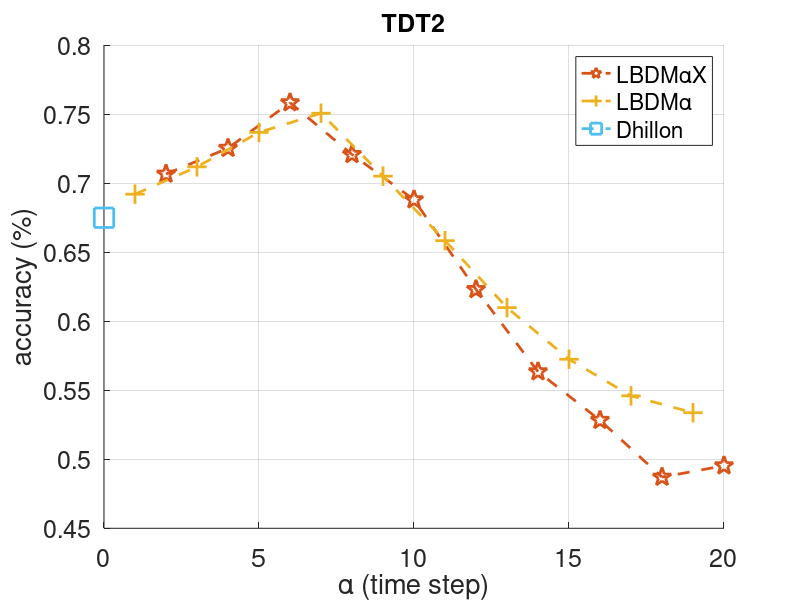

The MATLAB source for this figure:
load('TDT2_new')
mark = {'--*','--p','--+','--v','--x','--s','--d','--^','--v','--<','-->','--p','--h'};

set(gca, 'fontsize',18)
title('TDT2','fontsize',18);
x = mean(acc3);
y = mean(acc4);
xy = mean(acc5);
dhillon = mean(acc_d);

acc = [x y xy dhillon];
hold on
plot(2:2:20, x, mark{2}, 'markersize',14,'linewidth',2,'Color',[0.8500, 0.3250, 0.0980])
plot(1:2:19, xy, mark{3}, 'markersize',14,'linewidth',2,'Color',[0.9290, 0.6940, 0.1250])
plot(0, dhillon, mark{6}, 'markersize',14,'linewidth',2,'Color',[0.3010, 0.7450, 0.9330])
% plot(2:2:20, y, mark{2}, 'markersize',14,'linewidth',2)
% plot(1, cspec, mark{5}, 'markersize',14,'linewidth',2)
hold off
legend('LBDM\alphaX', 'LBDM\alpha', 'Dhillon')
xlabel('\alpha (time step)')
ylabel('accuracy (%)')

grid on

% marki = 1;
% for mati = 1:4
%     figure(mati)
%     title(mat{mati})
%     a = load(strcat(mat{mati},'_m_sens_result.mat'));
%     kasp = mean(a.kasp_acc, 2) * 100;
%     lsc = mean(a.lsc_acc, 2) * 100;
%     dhillon = mean(a.acc_d, 2) * 100;
%     cspec = mean(a.acc_c, 2) * 100;
%     x3 = mean(a.acc3,2) * 100;
%     x4 = mean(a.acc4,2) * 100;
%     
%     acc = [x4 x3 cspec lsc dhillon kasp];
%     hold on
%     
%     for j = 1:size(acc,2)
%         plot(100:100:1000, acc(:,j), mark{j}, 'markersize',14, 'linewidth',2)
%     end
%     hold off
%     legend({'LBDM2Y','LBDM2X','cSPEC', 'LSC','Dhillon','KASP'})
%     %legend('Location', 'northeastoutside')
%     xlabel('m (# landmarks)')
%     ylabel('accuracy (%)')
%     xlim([100 1000])
%     set(gca, 'fontsize',14)
%     grid on
%     clear a;
% end
